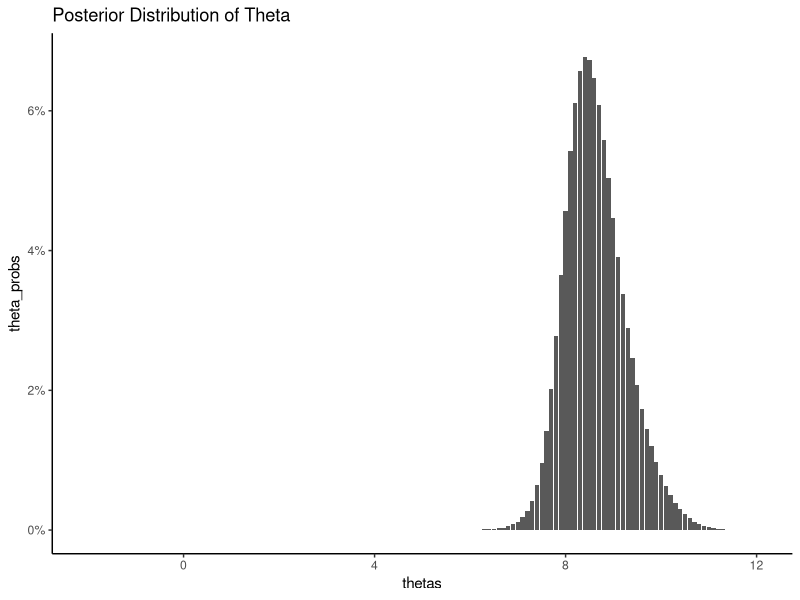
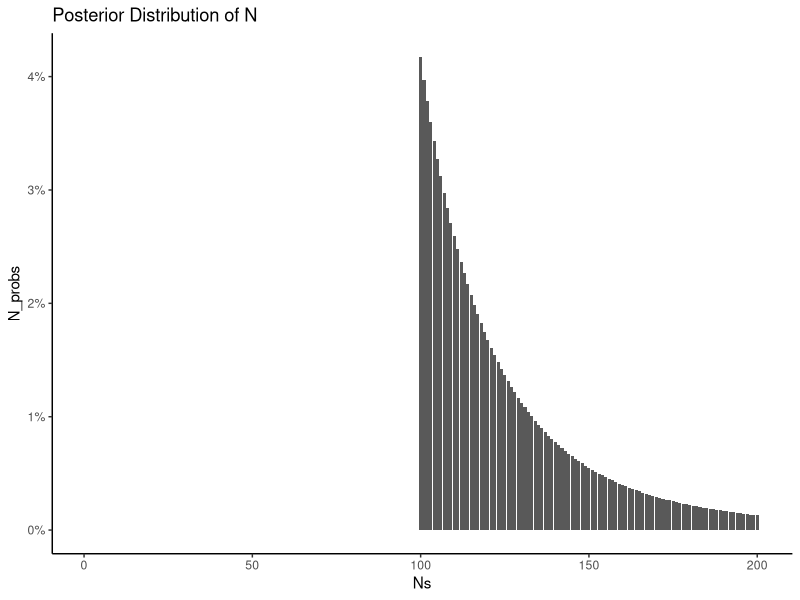

The R script that drew these images, in order:
## ---- chunk 1
library(LearnBayes) 
library(ggplot2) # not part of this book
## ---- chunk 2

posterior_density <- function(theta,data) {
  return(prod( 1/(1+(data - theta)^2) ))
}
ys <- c(0,10,9,8,11,3,3,8,8,11)

## 1
thetas <- seq(-2,12,by=0.1)

## 2
theta_probs <- sapply(thetas,posterior_density,data=ys)
theta_probs <- theta_probs / sum(theta_probs)
theta_df <- cbind.data.frame(thetas,theta_probs)

## 3
ggplot(theta_df,aes(thetas,theta_probs)) + 
  geom_col() +
  ggtitle("Posterior Distribution of Theta") +
  theme_classic() +
  scale_y_continuous(labels = scales::percent)

## We think it's highly unlikely that theta < 6, given the observed data
## It is probably somewhere around 8-9

## 4 - We'll compute these with brute force approximates from the discrete posterior
post_mean <- sum(thetas*theta_probs)
post_variance <-sum( theta_probs*(thetas - post_mean)^2 )
post_sd <- sqrt(post_variance)
c(post_mean,post_sd)

## ---- chunk 3
## 1
## Just do the algebra:
## I am confused, I get n+1 instead of n-1 when doing the transform

## 2 
ys <- c(751,594,1213,1126,819)
theta_sims <- rgamma(1000,5,sum(ys))

## 3
lambda_sims <- 1/theta_sims

## 4 
sum(ifelse(lambda_sims > 1000,1,0))/1000

## Our estimate of the probability that lambda > 1000 is the percentage of our sims where lambda > 1000
## ---- chunk 4
ys <- c(43,24,100,35,85)
B <- 200
Ns <- 1:B

posterior <- function(N,data) {
  return(ifelse( max(data)>N,0,1/N^length(data) ))
}

N_probs <- sapply(Ns,posterior,data = ys)
N_probs <- N_probs / sum(N_probs)

N_df <- cbind.data.frame(Ns,N_probs)
## a

ggplot(N_df,aes(Ns,N_probs)) + 
  geom_col() +
  ggtitle("Posterior Distribution of N") +
  theme_classic() +
  scale_y_continuous(labels = scales::percent)

## b
## We'll do the same brute force method as in Q1
post_mean <- sum(Ns*N_probs)
post_variance <-sum( N_probs*(Ns - post_mean)^2 )
post_sd <- sqrt(post_variance)
c(post_mean,post_sd)

## c
sum(N_df[N_df$Ns>=150,]$N_probs)
